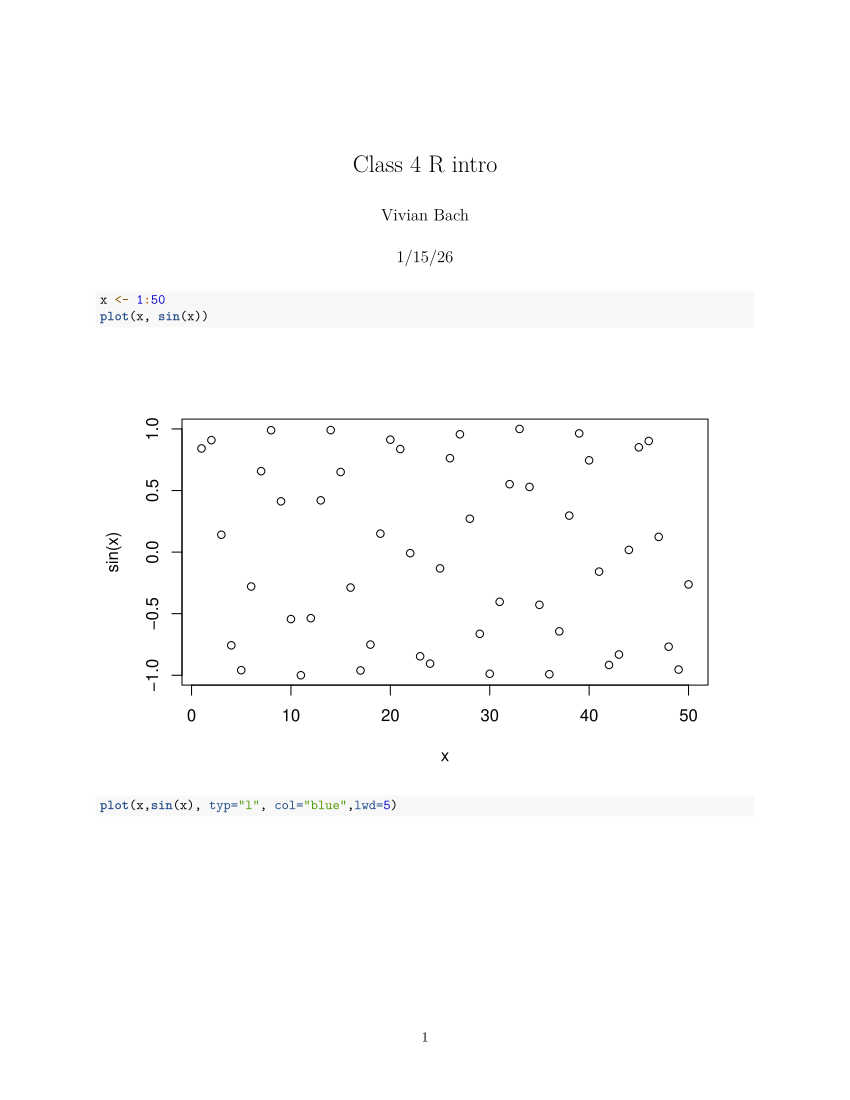

The R source for this figure:
#' ---
#' title: "Class 4 R intro"
#' author: "Vivian Bach"
#' date: "1/15/26"
#' ---

x <- 1:50
plot(x, sin(x))

plot(x,sin(x), typ="l", col="blue",lwd=5)

log(10, base=10)
